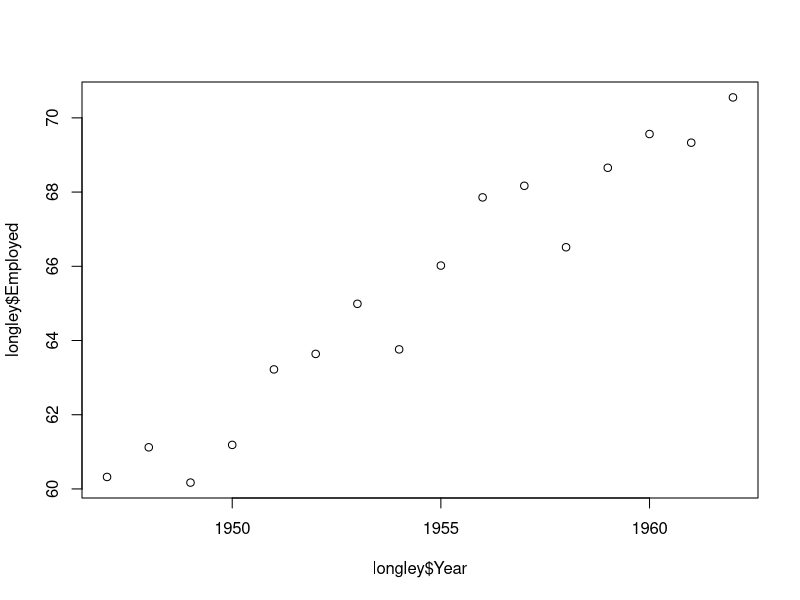
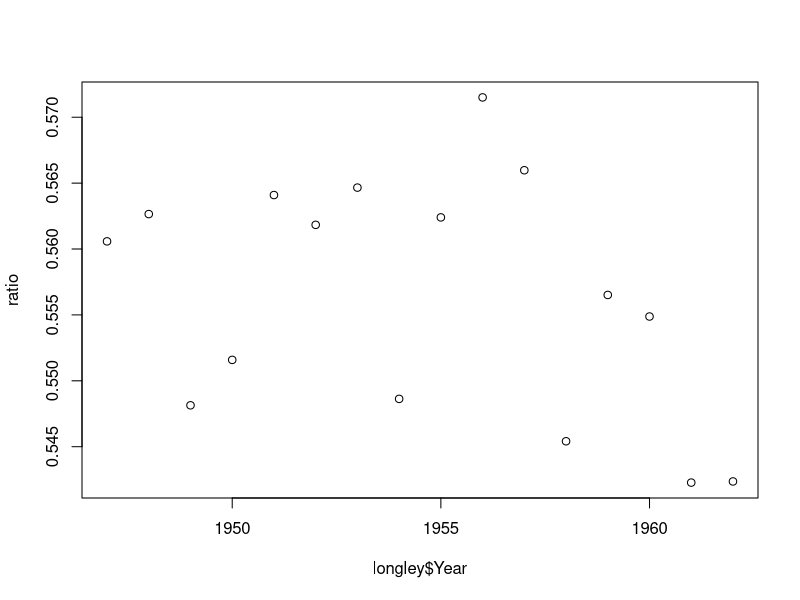
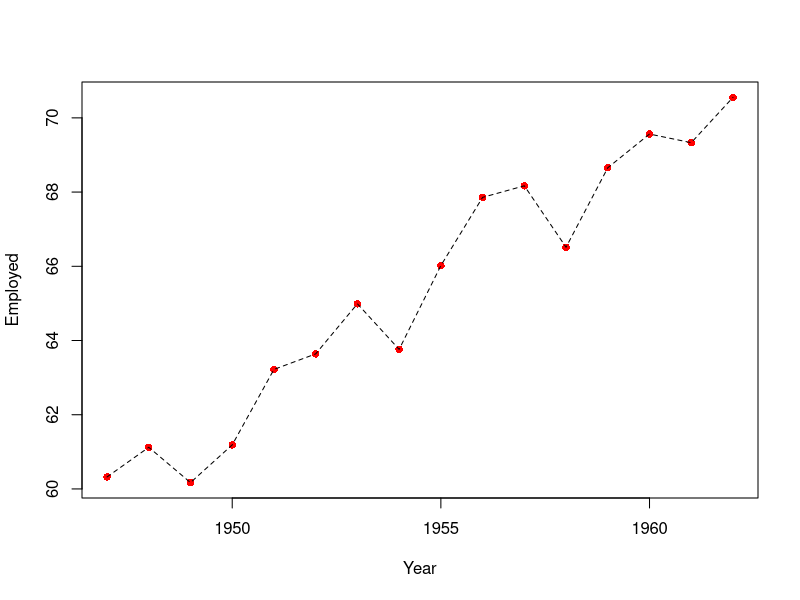
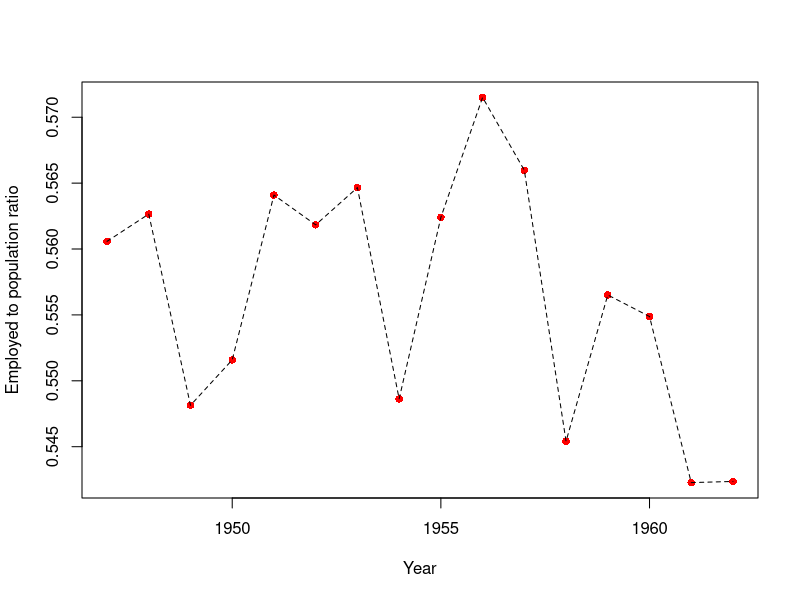

Reproduce these figures in R, in order.
## ---- chunk 1
knitr::opts_chunk$set(echo = TRUE, 
                      message = FALSE, 
                      warning = FALSE,
                      comment = NA)
## ---- chunk 2
sd(1:2) ^ 2
## ---- chunk 3
x <- c(4, 4.4, 4.9, 4.0001)
sqrt(x)
round(x)
floor(x)
ceiling(x)
## ---- chunk 4
longley
## ---- chunk 5
longley$GNP
## ---- chunk 6
longley$Year
## ---- chunk 7
longley$Unemployed
longley$Population
longley$Employed
## ---- chunk 8
mean(longley$Unemployed)
mean(longley$Population)
mean(longley$Employed)

median(longley$Unemployed)
median(longley$Population)
median(longley$Employed)

sd(longley$Unemployed)
sd(longley$Population)
sd(longley$Employed)
## ---- chunk 9
summary(longley$GNP)
## ---- chunk 10
summary(longley$Population)
## ---- chunk 11
plot(x = longley$Year, y = longley$Employed)
## ---- chunk 12
ratio <- longley$Employed / longley$Population

plot(x = longley$Year, y = ratio)
## ---- chunk 13
plot(x = longley$Year, y = longley$Employed, 
     xlab = "Year", ylab = "Employed",
     col = "red", pch = 16)
lines(x = longley$Year, y = longley$Employed, lty = 2)
## ---- chunk 14
plot(x = longley$Year, y = ratio, 
     xlab = "Year", ylab = "Employed to population ratio",
     col = "red", pch = 16)
lines(x = longley$Year, y = ratio, lty = 2)
